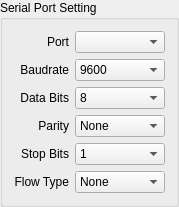
      <widget class="QGroupBox" name="groupBox_port_setting">
       <property name="sizePolicy">
        <sizepolicy hsizetype="Minimum" vsizetype="Fixed">
         <horstretch>0</horstretch>
         <verstretch>0</verstretch>
        </sizepolicy>
       </property>
       <property name="maximumSize">
        <size>
         <width>176</width>
         <height>182</height>
        </size>
       </property>
       <property name="layoutDirection">
        <enum>Qt::LeftToRight</enum>
       </property>
       <property name="title">
        <string>Serial Port Setting</string>
       </property>
       <layout class="QGridLayout" name="gridLayout_3">
        <item row="7" column="1">
         <widget class="QComboBox" name="comboBox_5">
          <item>
           <property name="text">
            <string>1</string>
           </property>
          </item>
          <item>
           <property name="text">
            <string>1.5</string>
           </property>
          </item>
          <item>
           <property name="text">
            <string>2</string>
           </property>
          </item>
         </widget>
        </item>
        <item row="2" column="1">
         <widget class="QComboBox" name="comboBox_4">
          <item>
           <property name="text">
            <string>9600</string>
           </property>
          </item>
          <item>
           <property name="text">
            <string>19200</string>
           </property>
          </item>
          <item>
           <property name="text">
            <string>38400</string>
           </property>
          </item>
          <item>
           <property name="text">
            <string>115200</string>
           </property>
          </item>
         </widget>
        </item>
        <item row="8" column="1">
         <widget class="QComboBox" name="comboBox_3">
          <item>
           <property name="text">
            <string>None</string>
           </property>
          </item>
          <item>
           <property name="text">
            <string>RTS/CTS</string>
           </property>
          </item>
          <item>
           <property name="text">
            <string>XON/XOFF</string>
           </property>
          </item>
         </widget>
        </item>
        <item row="5" column="1">
         <widget class="QComboBox" name="comboBox_2">
          <property name="toolTip">
           <string>&lt;html&gt;&lt;head/&gt;&lt;body&gt;&lt;p&gt;123123&lt;/p&gt;&lt;/body&gt;&lt;/html&gt;</string>
          </property>
          <item>
           <property name="text">
            <string>None</string>
           </property>
          </item>
          <item>
           <property name="text">
            <string>Even</string>
           </property>
          </item>
          <item>
           <property name="text">
            <string>Odd</string>
           </property>
          </item>
          <item>
           <property name="text">
            <string>Mark</string>
           </property>
          </item>
          <item>
           <property name="text">
            <string>Space</string>
           </property>
          </item>
         </widget>
        </item>
        <item row="4" column="1">
         <widget class="QComboBox" name="comboBox_6">
          <property name="currentIndex">
           <number>3</number>
          </property>
          <item>
           <property name="text">
            <string>5</string>
           </property>
          </item>
          <item>
           <property name="text">
            <string>6</string>
           </property>
          </item>
          <item>
           <property name="text">
            <string>7</string>
           </property>
          </item>
          <item>
           <property name="text">
            <string>8</string>
           </property>
          </item>
         </widget>
        </item>
        <item row="0" column="1">
         <widget class="QComboBox" name="comboBox"/>
        </item>
        <item row="4" column="0">
         <widget class="QLabel" name="label_4">
          <property name="text">
           <string>Data Bits</string>
          </property>
          <property name="alignment">
           <set>Qt::AlignRight|Qt::AlignTrailing|Qt::AlignVCenter</set>
          </property>
         </widget>
        </item>
        <item row="5" column="0">
         <widget class="QLabel" name="label_3">
          <property name="mouseTracking">
           <bool>false</bool>
          </property>
          <property name="text">
           <string>Parity</string>
          </property>
          <property name="alignment">
           <set>Qt::AlignRight|Qt::AlignTrailing|Qt::AlignVCenter</set>
          </property>
          <property name="paletteBackgroundPixmap" stdset="0">
           <iconset>
            <normaloff>1469770796_icon-9-face-open-mouth.png</normaloff>1469770796_icon-9-face-open-mouth.png</iconset>
          </property>
         </widget>
        </item>
        <item row="8" column="0">
         <widget class="QLabel" name="label_6">
          <property name="text">
           <string>Flow Type</string>
          </property>
          <property name="alignment">
           <set>Qt::AlignRight|Qt::AlignTrailing|Qt::AlignVCenter</set>
          </property>
         </widget>
        </item>
        <item row="7" column="0">
         <widget class="QLabel" name="label_5">
          <property name="text">
           <string>Stop Bits</string>
          </property>
          <property name="alignment">
           <set>Qt::AlignRight|Qt::AlignTrailing|Qt::AlignVCenter</set>
          </property>
         </widget>
        </item>
        <item row="2" column="0">
         <widget class="QLabel" name="label_2">
          <property name="text">
           <string>Baudrate</string>
          </property>
          <property name="alignment">
           <set>Qt::AlignRight|Qt::AlignTrailing|Qt::AlignVCenter</set>
          </property>
         </widget>
        </item>
        <item row="0" column="0">
         <widget class="QLabel" name="label">
          <property name="text">
           <string>Port</string>
          </property>
          <property name="alignment">
           <set>Qt::AlignRight|Qt::AlignTrailing|Qt::AlignVCenter</set>
          </property>
         </widget>
        </item>
       </layout>
      </widget>
